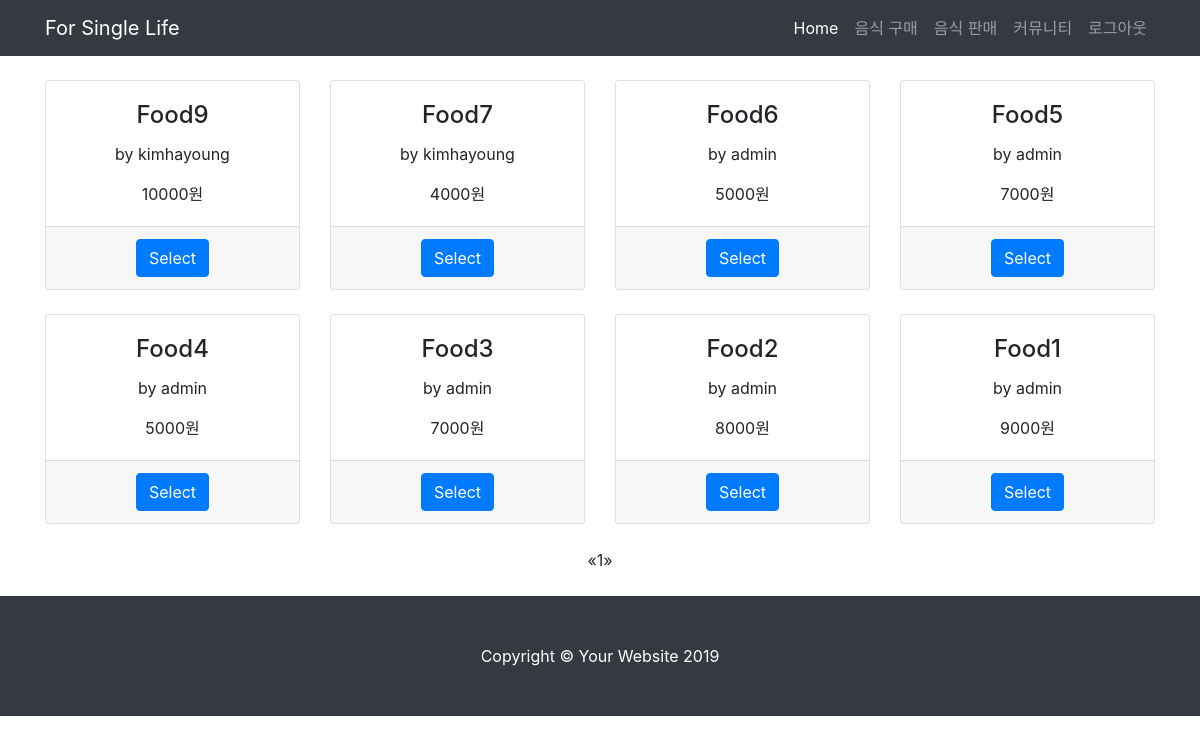
/foodlist/, run on an earlier commit of the app's database.
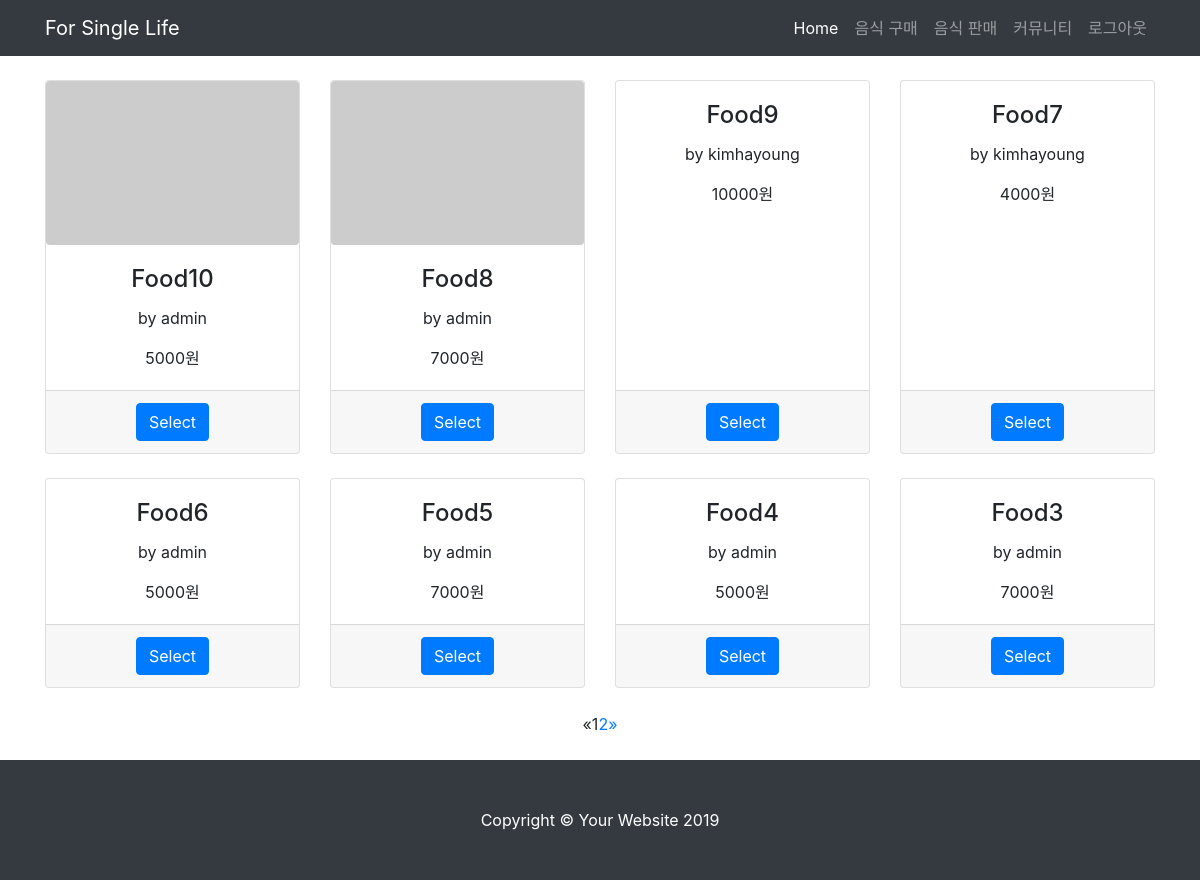
And on a later commit of the database.
### app/models.py (models this page shows, shortened)
class food(models.Model):
    name = models.CharField(max_length=50)
    seller = models.ForeignKey(User, on_delete=models.CASCADE, related_name='foods')
    body = models.CharField(max_length=1024)
    photo = models.ImageField(blank=True)
    date = models.DateTimeField(auto_created=True, auto_now_add=True)
    price = models.IntegerField(default=0)
    view = models.IntegerField(default=0)

### app/views.py (the view)
# urls.py: path('foodlist/', views.foodlist, name='foodlist'),
def foodlist(request):
    foodlist = food.objects.order_by('-date')
    page = request.GET.get('page', 1)
    paginator = Paginator(foodlist, 8)
    try:
        lines = paginator.page(page)
    except PageNotAnInteger:
        lines = paginator.page(1)
    except EmptyPage:
        lines = paginator.page(paginator.num_pages)
    context = {'foodlist': lines}
    return render(request, 'foodlist.html', context)

### templates/foodlist.html (shortened to what this page needs)
{% load staticfiles %}
<!DOCTYPE html>
<html lang="en">
<head>
  <link href="{% static 'vendor/bootstrap/css/bootstrap.min.css' %}" rel="stylesheet">
  <link href="{% static 'css/heroic-features.css' %}" rel="stylesheet">
</head>
<body>
  <nav class="navbar navbar-expand-lg navbar-dark bg-dark fixed-top">
    <div class="container">
      <a class="navbar-brand" href="{% url 'main' %}">For Single Life</a>
      <div class="collapse navbar-collapse" id="navbarResponsive">
        <ul class="navbar-nav ml-auto">
          <li class="nav-item active">
            <a class="nav-link" href="{% url 'main' %}">Home
            </a>
          </li>
          <li class="nav-item">
            <a class="nav-link" href="{% url 'foodlist' %}">음식 구매</a>
          </li>
          <li class="nav-item">
            <a class="nav-link" href="{% url 'foodreg' %}">음식 판매</a>
          </li>
          <li class="nav-item">
            <a class="nav-link" href="{% url 'community' %}">커뮤니티</a>
          </li>
            <li class="nav-item">
            <a class="nav-link" href="{% url 'logout' %}">로그아웃</a>
          </li>
        </ul>
      </div>
    </div>
  </nav>
  <div class="container">
    <div class="row text-center">
{% for food in foodlist %}
      <div class="col-lg-3 col-md-6 mb-4">
        <div class="card h-100">
            {% if food.photo %}
        <img class="img-fluid rounded" name="image" src="{{ food.photo.url }}" alt="">
            {% else %}
            <img class="img-fluid rounded" name="image" src="http://placehold.it/500x325" alt="">
      {% endif %}
          <div class="card-body">
            <h4 class="card-title">{{ food.name }}</h4>
            <p class="card-text">by {{ food.seller.username}}</p>
              <p class="card-text">{{ food.price }}원</p>
          </div>
          <div class="card-footer">
              <form action="{% url 'foodlist' %}food={{ food.id }}" method="POST" title="{{ food.name}}">
                  <a href="{% url 'foodlist' %}food={{ food.id }}" value="{{ food.id }}" class="btn btn-primary" >Select</a>
              </form>
          </div>
        </div>
      </div>
        {% endfor %}
    </div>
<ul class="pagination justify-content-center mb-4">
        {% if foodlist.has_previous %}
          <li><a href="?page={{ foodlist.previous_page_number }}">&laquo;</a></li>
        {% else %}
          <li class = "disabled"><span>&laquo;</span></li>
        {% endif %}
        {% for i in foodlist.paginator.page_range %}
          {% if foodlist.number == i %}
            <li class="active"><span>{{ i }} <span class="sr-only">(current)</span></span></li>
          {% else %}
            <li><a href="?page={{ i }}">{{ i }}</a></li>
          {% endif %}
        {% endfor %}
        {% if foodlist.has_next %}
            <li><a href="?page={{ foodlist.next_page_number }}">&raquo;</a></li>
        {% else %}
            <li class="disabled"><span>&raquo;</span></li>
        {%endif %}
        </ul>
  </div>
  <footer class="py-5 bg-dark">
    <div class="container">
      <p class="m-0 text-center text-white">Copyright &copy; Your Website 2019</p>
    </div>
  </footer>
</body>
</html>

What changed in the data, as far as the page shows it:
no longer on this page (row unchanged): food: name "Food2", seller.username "admin", price "8000", {{ food.id }} 2 (drawn)
no longer on this page (row unchanged): food: name "Food1", seller.username "admin", price "9000", {{ food.id }} 1 (drawn)
added food: name "Food10", seller.username "admin", price "5000", {{ food.id }} 10 (drawn)
added food: name "Food8", seller.username "admin", price "7000", {{ food.id }} 9 (drawn)
Also different on the page:
new list line: "2"
